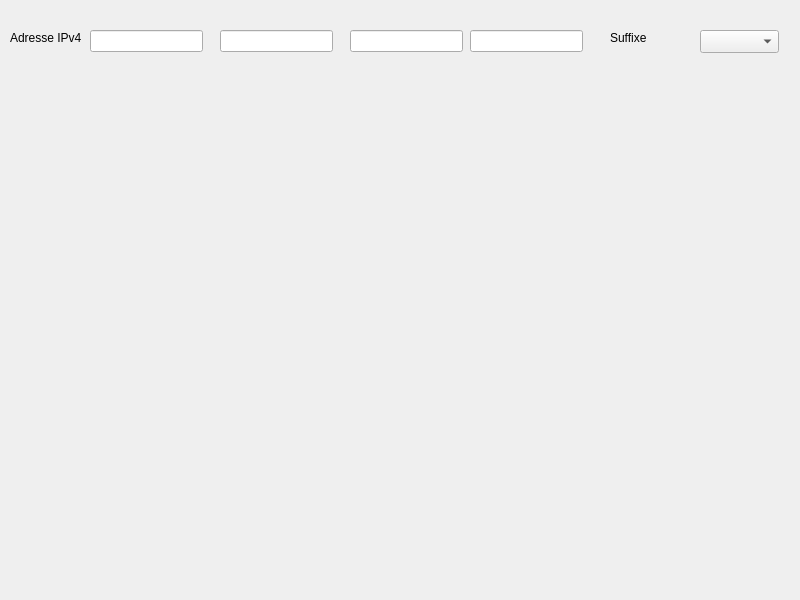
<?xml version="1.0" encoding="UTF-8"?>
<ui version="4.0">
 <class>CalculatriceIP</class>
 <widget class="QWidget" name="CalculatriceIP">
  <property name="geometry">
   <rect>
    <x>0</x>
    <y>0</y>
    <width>800</width>
    <height>600</height>
   </rect>
  </property>
  <property name="windowTitle">
   <string>CalculatriceIP</string>
  </property>
  <widget class="QLabel" name="labelAdresseIPv4">
   <property name="geometry">
    <rect>
     <x>10</x>
     <y>30</y>
     <width>81</width>
     <height>16</height>
    </rect>
   </property>
   <property name="text">
    <string>Adresse IPv4</string>
   </property>
  </widget>
  <widget class="QLineEdit" name="lineEditAdresse1">
   <property name="geometry">
    <rect>
     <x>90</x>
     <y>30</y>
     <width>113</width>
     <height>22</height>
    </rect>
   </property>
  </widget>
  <widget class="QLineEdit" name="lineEditAdresse2">
   <property name="geometry">
    <rect>
     <x>220</x>
     <y>30</y>
     <width>113</width>
     <height>22</height>
    </rect>
   </property>
  </widget>
  <widget class="QLineEdit" name="lineEditAdresse3">
   <property name="geometry">
    <rect>
     <x>350</x>
     <y>30</y>
     <width>113</width>
     <height>22</height>
    </rect>
   </property>
  </widget>
  <widget class="QLineEdit" name="lineEditAdresse4">
   <property name="geometry">
    <rect>
     <x>470</x>
     <y>30</y>
     <width>113</width>
     <height>22</height>
    </rect>
   </property>
  </widget>
  <widget class="QLabel" name="labelSuffixe">
   <property name="geometry">
    <rect>
     <x>610</x>
     <y>30</y>
     <width>58</width>
     <height>15</height>
    </rect>
   </property>
   <property name="text">
    <string>Suffixe</string>
   </property>
  </widget>
  <widget class="QComboBox" name="comboBoxSuffixe">
   <property name="geometry">
    <rect>
     <x>700</x>
     <y>30</y>
     <width>79</width>
     <height>23</height>
    </rect>
   </property>
  </widget>
 </widget>
 <resources/>
 <connections/>
</ui>
